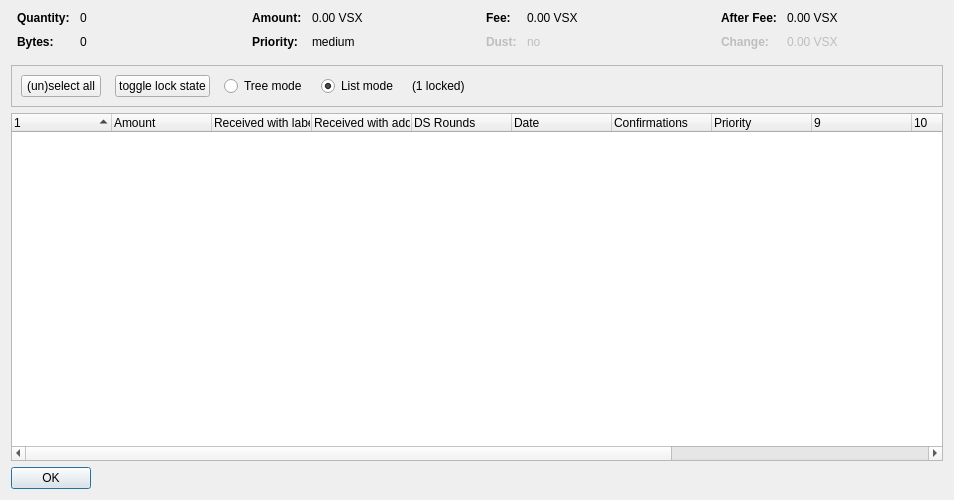
<?xml version="1.0" encoding="UTF-8"?>
<ui version="4.0">
 <class>CoinControlDialog</class>
 <widget class="QDialog" name="CoinControlDialog">
  <property name="geometry">
   <rect>
    <x>0</x>
    <y>0</y>
    <width>954</width>
    <height>500</height>
   </rect>
  </property>
  <property name="windowTitle">
   <string>Coin Selection</string>
  </property>
  <layout class="QVBoxLayout" name="verticalLayout">
   <item>
    <layout class="QHBoxLayout" name="horizontalLayoutTop" stretch="0,0,0,0">
     <property name="topMargin">
      <number>0</number>
     </property>
     <property name="bottomMargin">
      <number>10</number>
     </property>
     <item>
      <layout class="QFormLayout" name="formLayoutCoinControl1">
       <property name="horizontalSpacing">
        <number>10</number>
       </property>
       <property name="verticalSpacing">
        <number>10</number>
       </property>
       <property name="leftMargin">
        <number>6</number>
       </property>
       <property name="rightMargin">
        <number>6</number>
       </property>
       <item row="0" column="0">
        <widget class="QLabel" name="labelCoinControlQuantityText">
         <property name="font">
          <font>
           <weight>75</weight>
           <bold>true</bold>
          </font>
         </property>
         <property name="text">
          <string>Quantity:</string>
         </property>
        </widget>
       </item>
       <item row="0" column="1">
        <widget class="QLabel" name="labelCoinControlQuantity">
         <property name="cursor">
          <cursorShape>IBeamCursor</cursorShape>
         </property>
         <property name="contextMenuPolicy">
          <enum>Qt::ActionsContextMenu</enum>
         </property>
         <property name="text">
          <string notr="true">0</string>
         </property>
         <property name="textInteractionFlags">
          <set>Qt::LinksAccessibleByMouse|Qt::TextSelectableByKeyboard|Qt::TextSelectableByMouse</set>
         </property>
        </widget>
       </item>
       <item row="1" column="0">
        <widget class="QLabel" name="labelCoinControlBytesText">
         <property name="font">
          <font>
           <weight>75</weight>
           <bold>true</bold>
          </font>
         </property>
         <property name="text">
          <string>Bytes:</string>
         </property>
        </widget>
       </item>
       <item row="1" column="1">
        <widget class="QLabel" name="labelCoinControlBytes">
         <property name="cursor">
          <cursorShape>IBeamCursor</cursorShape>
         </property>
         <property name="contextMenuPolicy">
          <enum>Qt::ActionsContextMenu</enum>
         </property>
         <property name="text">
          <string notr="true">0</string>
         </property>
         <property name="textInteractionFlags">
          <set>Qt::LinksAccessibleByMouse|Qt::TextSelectableByKeyboard|Qt::TextSelectableByMouse</set>
         </property>
        </widget>
       </item>
      </layout>
     </item>
     <item>
      <layout class="QFormLayout" name="formLayoutCoinControl2">
       <property name="horizontalSpacing">
        <number>10</number>
       </property>
       <property name="verticalSpacing">
        <number>10</number>
       </property>
       <property name="leftMargin">
        <number>6</number>
       </property>
       <property name="rightMargin">
        <number>6</number>
       </property>
       <item row="0" column="0">
        <widget class="QLabel" name="labelCoinControlAmountText">
         <property name="font">
          <font>
           <weight>75</weight>
           <bold>true</bold>
          </font>
         </property>
         <property name="text">
          <string>Amount:</string>
         </property>
        </widget>
       </item>
       <item row="0" column="1">
        <widget class="QLabel" name="labelCoinControlAmount">
         <property name="cursor">
          <cursorShape>IBeamCursor</cursorShape>
         </property>
         <property name="contextMenuPolicy">
          <enum>Qt::ActionsContextMenu</enum>
         </property>
         <property name="text">
          <string notr="true">0.00 VSX</string>
         </property>
         <property name="textInteractionFlags">
          <set>Qt::LinksAccessibleByMouse|Qt::TextSelectableByKeyboard|Qt::TextSelectableByMouse</set>
         </property>
        </widget>
       </item>
       <item row="1" column="0">
        <widget class="QLabel" name="labelCoinControlPriorityText">
         <property name="font">
          <font>
           <weight>75</weight>
           <bold>true</bold>
          </font>
         </property>
         <property name="text">
          <string>Priority:</string>
         </property>
        </widget>
       </item>
       <item row="1" column="1">
        <widget class="QLabel" name="labelCoinControlPriority">
         <property name="cursor">
          <cursorShape>IBeamCursor</cursorShape>
         </property>
         <property name="contextMenuPolicy">
          <enum>Qt::ActionsContextMenu</enum>
         </property>
         <property name="text">
          <string>medium</string>
         </property>
         <property name="textInteractionFlags">
          <set>Qt::LinksAccessibleByMouse|Qt::TextSelectableByKeyboard|Qt::TextSelectableByMouse</set>
         </property>
        </widget>
       </item>
      </layout>
     </item>
     <item>
      <layout class="QFormLayout" name="formLayoutCoinControl3">
       <property name="horizontalSpacing">
        <number>10</number>
       </property>
       <property name="verticalSpacing">
        <number>10</number>
       </property>
       <property name="leftMargin">
        <number>6</number>
       </property>
       <property name="rightMargin">
        <number>6</number>
       </property>
       <item row="0" column="0">
        <widget class="QLabel" name="labelCoinControlFeeText">
         <property name="font">
          <font>
           <weight>75</weight>
           <bold>true</bold>
          </font>
         </property>
         <property name="text">
          <string>Fee:</string>
         </property>
        </widget>
       </item>
       <item row="0" column="1">
        <widget class="QLabel" name="labelCoinControlFee">
         <property name="cursor">
          <cursorShape>IBeamCursor</cursorShape>
         </property>
         <property name="contextMenuPolicy">
          <enum>Qt::ActionsContextMenu</enum>
         </property>
         <property name="text">
          <string notr="true">0.00 VSX</string>
         </property>
         <property name="textInteractionFlags">
          <set>Qt::LinksAccessibleByMouse|Qt::TextSelectableByKeyboard|Qt::TextSelectableByMouse</set>
         </property>
        </widget>
       </item>
       <item row="1" column="0">
        <widget class="QLabel" name="labelCoinControlLowOutputText">
         <property name="enabled">
          <bool>false</bool>
         </property>
         <property name="font">
          <font>
           <weight>75</weight>
           <bold>true</bold>
          </font>
         </property>
         <property name="text">
          <string>Dust:</string>
         </property>
        </widget>
       </item>
       <item row="1" column="1">
        <widget class="QLabel" name="labelCoinControlLowOutput">
         <property name="enabled">
          <bool>false</bool>
         </property>
         <property name="cursor">
          <cursorShape>IBeamCursor</cursorShape>
         </property>
         <property name="contextMenuPolicy">
          <enum>Qt::ActionsContextMenu</enum>
         </property>
         <property name="text">
          <string>no</string>
         </property>
         <property name="textInteractionFlags">
          <set>Qt::LinksAccessibleByMouse|Qt::TextSelectableByKeyboard|Qt::TextSelectableByMouse</set>
         </property>
        </widget>
       </item>
      </layout>
     </item>
     <item>
      <layout class="QFormLayout" name="formLayoutCoinControl4">
       <property name="horizontalSpacing">
        <number>10</number>
       </property>
       <property name="verticalSpacing">
        <number>10</number>
       </property>
       <property name="leftMargin">
        <number>6</number>
       </property>
       <property name="rightMargin">
        <number>6</number>
       </property>
       <item row="0" column="0">
        <widget class="QLabel" name="labelCoinControlAfterFeeText">
         <property name="font">
          <font>
           <weight>75</weight>
           <bold>true</bold>
          </font>
         </property>
         <property name="text">
          <string>After Fee:</string>
         </property>
        </widget>
       </item>
       <item row="0" column="1">
        <widget class="QLabel" name="labelCoinControlAfterFee">
         <property name="cursor">
          <cursorShape>IBeamCursor</cursorShape>
         </property>
         <property name="contextMenuPolicy">
          <enum>Qt::ActionsContextMenu</enum>
         </property>
         <property name="text">
          <string notr="true">0.00 VSX</string>
         </property>
         <property name="textInteractionFlags">
          <set>Qt::LinksAccessibleByMouse|Qt::TextSelectableByKeyboard|Qt::TextSelectableByMouse</set>
         </property>
        </widget>
       </item>
       <item row="1" column="0">
        <widget class="QLabel" name="labelCoinControlChangeText">
         <property name="enabled">
          <bool>false</bool>
         </property>
         <property name="font">
          <font>
           <weight>75</weight>
           <bold>true</bold>
          </font>
         </property>
         <property name="text">
          <string>Change:</string>
         </property>
        </widget>
       </item>
       <item row="1" column="1">
        <widget class="QLabel" name="labelCoinControlChange">
         <property name="enabled">
          <bool>false</bool>
         </property>
         <property name="cursor">
          <cursorShape>IBeamCursor</cursorShape>
         </property>
         <property name="contextMenuPolicy">
          <enum>Qt::ActionsContextMenu</enum>
         </property>
         <property name="text">
          <string notr="true">0.00 VSX</string>
         </property>
         <property name="textInteractionFlags">
          <set>Qt::LinksAccessibleByMouse|Qt::TextSelectableByKeyboard|Qt::TextSelectableByMouse</set>
         </property>
        </widget>
       </item>
      </layout>
     </item>
    </layout>
   </item>
   <item>
    <widget class="QFrame" name="frame">
     <property name="minimumSize">
      <size>
       <width>0</width>
       <height>40</height>
      </size>
     </property>
     <property name="frameShape">
      <enum>QFrame::StyledPanel</enum>
     </property>
     <property name="frameShadow">
      <enum>QFrame::Sunken</enum>
     </property>
     <layout class="QHBoxLayout" name="horizontalLayout">
      <item>
       <layout class="QHBoxLayout" name="horizontalLayoutPanel" stretch="0,0,0,0,0,0">
        <property name="spacing">
         <number>14</number>
        </property>
        <item>
         <widget class="QPushButton" name="pushButtonSelectAll">
          <property name="sizePolicy">
           <sizepolicy hsizetype="Maximum" vsizetype="Fixed">
            <horstretch>0</horstretch>
            <verstretch>0</verstretch>
           </sizepolicy>
          </property>
          <property name="text">
           <string>(un)select all</string>
          </property>
          <property name="autoDefault">
           <bool>false</bool>
          </property>
         </widget>
        </item>
        <item>
         <widget class="QPushButton" name="pushButtonToggleLock">
          <property name="sizePolicy">
           <sizepolicy hsizetype="Maximum" vsizetype="Fixed">
            <horstretch>0</horstretch>
            <verstretch>0</verstretch>
           </sizepolicy>
          </property>
          <property name="text">
           <string>toggle lock state</string>
          </property>
          <property name="autoDefault">
           <bool>false</bool>
          </property>
         </widget>
        </item>
        <item>
         <widget class="QRadioButton" name="radioTreeMode">
          <property name="sizePolicy">
           <sizepolicy hsizetype="Maximum" vsizetype="Fixed">
            <horstretch>0</horstretch>
            <verstretch>0</verstretch>
           </sizepolicy>
          </property>
          <property name="text">
           <string>Tree mode</string>
          </property>
         </widget>
        </item>
        <item>
         <widget class="QRadioButton" name="radioListMode">
          <property name="sizePolicy">
           <sizepolicy hsizetype="Maximum" vsizetype="Fixed">
            <horstretch>0</horstretch>
            <verstretch>0</verstretch>
           </sizepolicy>
          </property>
          <property name="text">
           <string>List mode</string>
          </property>
          <property name="checked">
           <bool>true</bool>
          </property>
         </widget>
        </item>
        <item>
         <widget class="QLabel" name="labelLocked">
          <property name="text">
           <string>(1 locked)</string>
          </property>
         </widget>
        </item>
        <item>
         <spacer name="horizontalSpacer">
          <property name="orientation">
           <enum>Qt::Horizontal</enum>
          </property>
          <property name="sizeHint" stdset="0">
           <size>
            <width>40</width>
            <height>20</height>
           </size>
          </property>
         </spacer>
        </item>
       </layout>
      </item>
     </layout>
    </widget>
   </item>
   <item>
    <widget class="CoinControlTreeWidget" name="treeWidget">
     <property name="contextMenuPolicy">
      <enum>Qt::CustomContextMenu</enum>
     </property>
     <property name="sortingEnabled">
      <bool>false</bool>
     </property>
     <property name="columnCount">
      <number>13</number>
     </property>
     <attribute name="headerShowSortIndicator" stdset="0">
      <bool>true</bool>
     </attribute>
     <attribute name="headerStretchLastSection">
      <bool>false</bool>
     </attribute>
     <column>
      <property name="text">
       <string/>
      </property>
     </column>
     <column>
      <property name="text">
       <string>Amount</string>
      </property>
     </column>
     <column>
      <property name="text">
       <string>Received with label</string>
      </property>
     </column>
     <column>
      <property name="text">
       <string>Received with address</string>
      </property>
     </column>
     <column>
      <property name="text">
       <string>DS Rounds</string>
      </property>
     </column>
     <column>
      <property name="text">
       <string>Date</string>
      </property>
     </column>
     <column>
      <property name="text">
       <string>Confirmations</string>
      </property>
      <property name="toolTip">
       <string>Confirmed</string>
      </property>
     </column>
     <column>
      <property name="text">
       <string>Priority</string>
      </property>
     </column>
     <column>
      <property name="text">
       <string/>
      </property>
     </column>
     <column>
      <property name="text">
       <string/>
      </property>
     </column>
     <column>
      <property name="text">
       <string/>
      </property>
     </column>
     <column>
      <property name="text">
       <string/>
      </property>
     </column>
     <column>
      <property name="text">
       <string/>
      </property>
     </column>
    </widget>
   </item>
   <item>
    <widget class="QDialogButtonBox" name="buttonBox">
     <property name="sizePolicy">
      <sizepolicy hsizetype="Maximum" vsizetype="Fixed">
       <horstretch>0</horstretch>
       <verstretch>0</verstretch>
      </sizepolicy>
     </property>
     <property name="orientation">
      <enum>Qt::Horizontal</enum>
     </property>
     <property name="standardButtons">
      <set>QDialogButtonBox::Ok</set>
     </property>
    </widget>
   </item>
  </layout>
 </widget>
 <customwidgets>
  <customwidget>
   <class>CoinControlTreeWidget</class>
   <extends>QTreeWidget</extends>
   <header>coincontroltreewidget.h</header>
  </customwidget>
 </customwidgets>
 <resources/>
 <connections/>
</ui>
